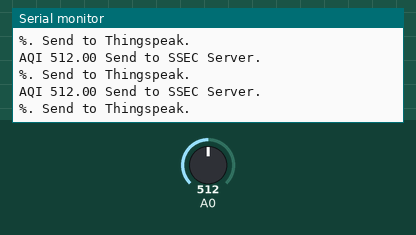
The sketch below on a simulated ESP8266 (NodeMCU). Shown: the last lines printed to the serial monitor. The inputs (shaded band) are chosen by the test bench; at power-on: A0 = 512. WiFi joins after 1.5 s; servers stay silent unless stated.

Above: at 2.7 s.
2.8 s: A0 set to 716
At 3.27 s:
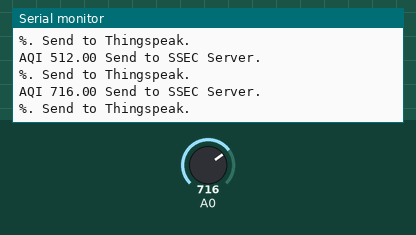
4.3 s: A0 set to 900
At 4.67 s:
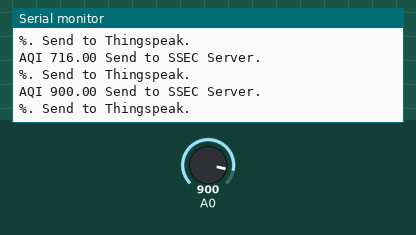
Timing chart, 0 to 7.3 s (numbered marks = the images above; inputs shaded):
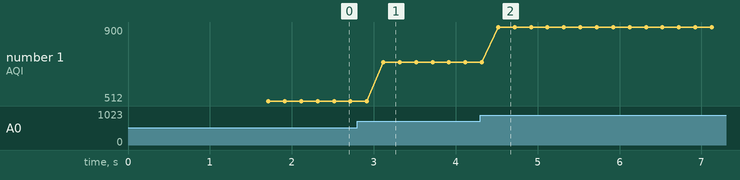

Measured:
- after the input at 2.8 s, the serial monitor: prints a new line after 0.32 s (image 1)
- after the input at 4.3 s, the serial monitor: prints a new line after 0.22 s (image 2)
- plotted number 1: 512 → 716 after the input at 2.8 s, 716 → 900 after the input at 4.3 s

The sketch:

p1.ino
```cpp
//ppm Parts Per Million also called milligrams per liter(mg/L)
//#include <DHT.h>  // Including library for dht
#include <ESP8266WiFi.h>
//*********Host calling password and Key*************
String apiKey = "5LT88P7AWUH52CYX";
const char *ssid = "Hotspot";
const char *pass = "1234567890";
const char* server = "api.thingspeak.com";
//#define DHTPIN 0
//DHT dht(DHTPIN, DHT11);
WiFiClient client;
void setup()
{

Serial.begin(115200);
delay(10);
Serial.println("Connecting to ");
Serial.println(ssid);
WiFi.begin(ssid, pass);
while (WiFi.status() != WL_CONNECTED)
{
  delay(500);
  Serial.print(".");
}
  Serial.println("");
  Serial.println("WiFi connected");
}
void loop() {
    //float h = dht.readHumidity();
    //float t = dht.readTemperature();
    float m = analogRead(A0);

    if (isnan(m))
      {
        Serial.println("Failed to read from MQ-5 sensor!");
        return;
       }
 /*   if (isnan(h) || isnan(t))
      {
        Serial.println("Failed to read from DHT sensor!");
        return;
       }*/

         if (client.connect(server,80))   //   "184.106.153.149" or api.thingspeak.com
              {
                   String postStr = apiKey;
                    postStr +="&field2=";
                    postStr += String(m);
                    /*postStr +="&field3=";
                    postStr += String(t);
                    postStr +="&field4=";
                    postStr += String(h);*/
                    postStr += "\r\n\r\n";

                    client.print("POST /update HTTP/1.1\n");
                    client.print("Host: api.thingspeak.com\n");
                    client.print("Connection: close\n");
                    client.print("X-THINGSPEAKAPIKEY: "+apiKey+"\n");
                    client.print("Content-Type: application/x-www-form-urlencoded\n");
                    client.print("Content-Length: ");
                    client.print(postStr.length());
                    client.print("\n\n");
                    client.print(postStr);
                    Serial.print("AQI ");
                    Serial.print(m);
                    Serial.println(" Send to SSEC Server.");

                    /*Serial.print("Temperature: ");
                    Serial.print(t);
                    Serial.print(" degrees Celcius, Humidity: ");
                    Serial.print(h);*/
                    Serial.println("%. Send to Thingspeak.");
                }
}
```
